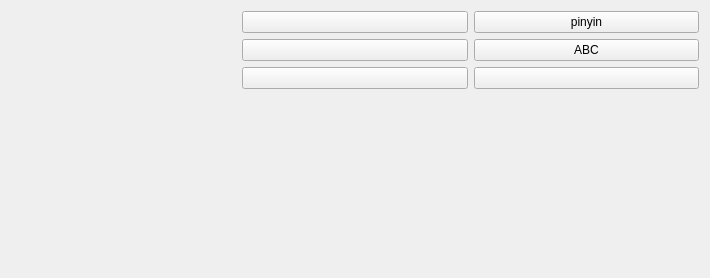
<?xml version="1.0" encoding="UTF-8"?>
<ui version="4.0">
 <class>HandInputForm</class>
 <widget class="QFrame" name="HandInputForm">
  <property name="geometry">
   <rect>
    <x>0</x>
    <y>0</y>
    <width>710</width>
    <height>278</height>
   </rect>
  </property>
  <property name="windowTitle">
   <string>Form</string>
  </property>
  <layout class="QHBoxLayout" name="horizontalLayout">
   <item>
    <widget class="PaintArea" name="input_widget" native="true"/>
   </item>
   <item>
    <layout class="QVBoxLayout" name="verticalLayout_2">
     <item>
      <widget class="QPushButton" name="pushButton_clear">
       <property name="minimumSize">
        <size>
         <width>0</width>
         <height>0</height>
        </size>
       </property>
       <property name="maximumSize">
        <size>
         <width>16777215</width>
         <height>16777215</height>
        </size>
       </property>
       <property name="text">
        <string/>
       </property>
      </widget>
     </item>
     <item>
      <widget class="QPushButton" name="pushButton_backspace">
       <property name="minimumSize">
        <size>
         <width>0</width>
         <height>0</height>
        </size>
       </property>
       <property name="maximumSize">
        <size>
         <width>16777215</width>
         <height>16777215</height>
        </size>
       </property>
       <property name="text">
        <string/>
       </property>
      </widget>
     </item>
     <item>
      <widget class="QPushButton" name="pushButton_hide">
       <property name="minimumSize">
        <size>
         <width>0</width>
         <height>0</height>
        </size>
       </property>
       <property name="maximumSize">
        <size>
         <width>16777215</width>
         <height>16777215</height>
        </size>
       </property>
       <property name="text">
        <string/>
       </property>
      </widget>
     </item>
     <item>
      <spacer name="verticalSpacer_2">
       <property name="orientation">
        <enum>Qt::Vertical</enum>
       </property>
       <property name="sizeHint" stdset="0">
        <size>
         <width>20</width>
         <height>84</height>
        </size>
       </property>
      </spacer>
     </item>
    </layout>
   </item>
   <item>
    <layout class="QVBoxLayout" name="verticalLayout">
     <item>
      <widget class="QPushButton" name="pushButton_pinyin">
       <property name="minimumSize">
        <size>
         <width>0</width>
         <height>0</height>
        </size>
       </property>
       <property name="maximumSize">
        <size>
         <width>16777215</width>
         <height>16777215</height>
        </size>
       </property>
       <property name="text">
        <string>pinyin</string>
       </property>
      </widget>
     </item>
     <item>
      <widget class="QPushButton" name="pushButton_letter">
       <property name="minimumSize">
        <size>
         <width>0</width>
         <height>0</height>
        </size>
       </property>
       <property name="maximumSize">
        <size>
         <width>16777215</width>
         <height>16777215</height>
        </size>
       </property>
       <property name="text">
        <string>ABC</string>
       </property>
      </widget>
     </item>
     <item>
      <widget class="QPushButton" name="pushButton_number">
       <property name="minimumSize">
        <size>
         <width>0</width>
         <height>0</height>
        </size>
       </property>
       <property name="maximumSize">
        <size>
         <width>16777215</width>
         <height>16777215</height>
        </size>
       </property>
       <property name="text">
        <string/>
       </property>
      </widget>
     </item>
     <item>
      <spacer name="verticalSpacer">
       <property name="orientation">
        <enum>Qt::Vertical</enum>
       </property>
       <property name="sizeHint" stdset="0">
        <size>
         <width>20</width>
         <height>40</height>
        </size>
       </property>
      </spacer>
     </item>
    </layout>
   </item>
  </layout>
 </widget>
 <customwidgets>
  <customwidget>
   <class>PaintArea</class>
   <extends>QWidget</extends>
   <header>paintarea.h</header>
   <container>1</container>
  </customwidget>
 </customwidgets>
 <resources/>
 <connections/>
</ui>
